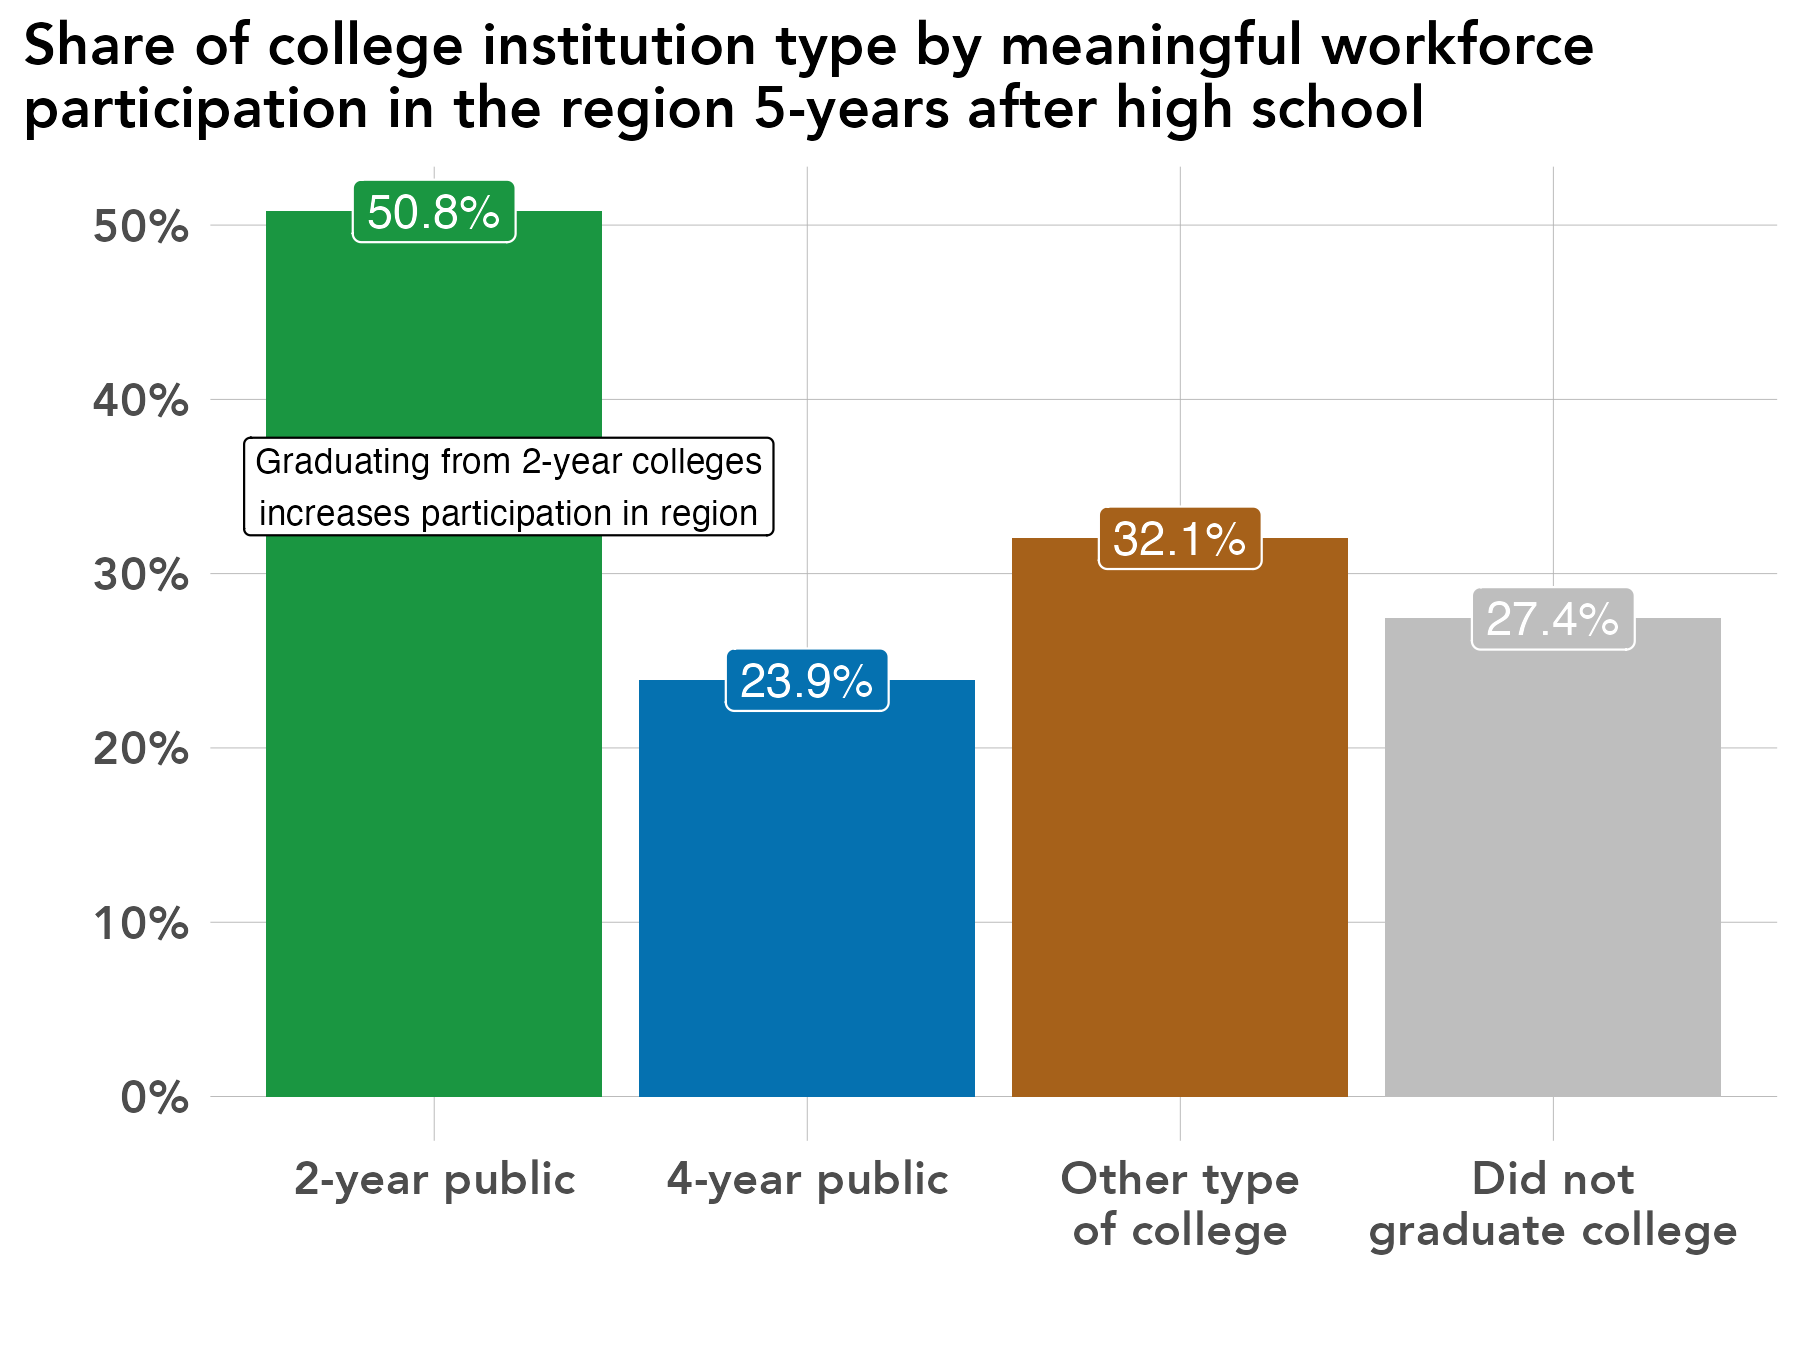

Generate this figure with R:
# library -----------------------------------------------------------------
library(tidyverse)
library(sf)
library(ggrepel)
library(scales)
library(ggiraph)
library(rmapshaper)
library(cowplot)
library(RColorBrewer)
library(readxl)
library(lubridate)
library(readxl)
library(systemfonts)
reset_font_cache()
library(ggtext)
library(janitor)
library(cowplot)


rm(list = ls())

# themes ------------------------------------------------------------------
theme_bar <- theme_bw() +
  theme(panel.grid.major = element_line(color = "grey70", size = 0.1),
        panel.grid.minor = element_blank(),
        axis.ticks = element_blank(),
        axis.text = element_text(face = "bold"),
        panel.border = element_blank(),
        legend.background = element_rect(fill = "transparent", color = "transparent"),
        legend.key = element_rect(fill = "transparent"),
        legend.key.size = unit(1, "lines"),
        legend.margin = margin(0,0,0,0),
        legend.title = element_blank(),
        legend.text = element_text(margin = margin(l = 2)),
        text = element_text(family = "Avenir") ,
        plot.title.position = "plot",
        plot.title = element_text(face = "bold"))

theme_line <- theme_bw() +
  theme(legend.background = element_rect(fill = "transparent", color = "transparent"),
        legend.key = element_rect(fill = "transparent"),
        legend.text = element_text(margin = margin(l = 2)),
        panel.grid.minor = element_blank(),
        panel.grid.major = element_line(color = "grey70", size = 0.1),
        axis.ticks = element_blank(),
        axis.text = element_text(face = "bold"),
        panel.border = element_blank(),
        legend.margin = margin(0,0,0,0),
        legend.key.size = unit(1, "lines"),
        text = element_text(family = "Avenir") ,
        plot.title.position = "plot",
        plot.title = element_text(face = "bold"))


theme_sf <- theme_bw() +
  theme(axis.text.x=element_blank(),
        axis.text.y=element_blank(),
        axis.ticks=element_blank(),
        panel.background = element_blank(),
        panel.grid.major = element_line(color = "white"),
        panel.border = element_blank(),
        legend.title = element_blank(),
        legend.text = element_text(margin = margin(l = 2)),
        legend.margin = margin(0,0,0,0),
        legend.key.size = unit(1, "lines"),
        text = element_text(family = "Avenir") ,
        plot.title.position = "plot",
        plot.title = element_text(face = "bold"))

regions <- read_csv("/Users/kellyasche/Library/CloudStorage/GoogleDrive-kasche@ruralmn.org/My Drive/Data Prep/R Projects/Join docs/county_regions.csv") %>%
  select(5,6) %>%
  unique() %>%
  mutate(edr = str_replace(edr, "  ", " "),
         planning.region = str_replace(planning.region, " Minnesota", ""),
         planning.region = fct_relevel(planning.region, "Northwest", "Northeast", "Central", "Seven County Mpls-St Paul", "Southwest", "Southeast"),
         edr = fct_relevel(edr, "EDR 1 - Northwest", "EDR 2 - Headwaters", "EDR 3 - Arrowhead", "EDR 4 - West Central", "EDR 5 - North Central", "EDR 6E- Southwest Central", "EDR 6W- Upper Minnesota Valley", "EDR 7E- East Central", "EDR 7W- Central", "EDR 8 - Southwest", "EDR 9 - South Central", "EDR 10 - Southeast", "EDR 11 - 7 County Twin Cities", "Minnesota"))

counties.regions <- read_csv("/Users/kellyasche/Library/CloudStorage/GoogleDrive-kasche@ruralmn.org/My Drive/Data Prep/R Projects/Join docs/county_regions.csv") %>%
  mutate(countyfp = formatC(countyfp, width = 3, flag = "0"),
         Name = str_to_title(Name),
         Name = str_replace(Name, "Q", "q"),
         Name = str_replace(Name, "Of The", "of the"),
         Name = str_replace(Name, "Mcleod", "McLeod"),
         Dem_Desc = ifelse(Name == "Minnesota", "Minnesota", Dem_Desc) ,
         edr = str_replace(edr, "  ", " "),
         planning.region = str_replace(planning.region, " Minnesota", ""),
         planning.region = fct_relevel(planning.region, "Northwest", "Northeast", "Central", "Seven County Mpls-St Paul", "Southwest", "Southeast"),
         edr = fct_relevel(edr, "EDR 1 - Northwest", "EDR 2 - Headwaters", "EDR 3 - Arrowhead", "EDR 4 - West Central", "EDR 5 - North Central", "EDR 6E- Southwest Central", "EDR 6W- Upper Minnesota Valley", "EDR 7E- East Central", "EDR 7W- Central", "EDR 8 - Southwest", "EDR 9 - South Central", "EDR 10 - Southeast", "EDR 11 - 7 County Twin Cities", "Minnesota"))

color.ruca <- c("Entirely rural" = "#009933", "Town/rural mix" = "#99CC33", "Urban/town/rural mix" = "#CC9966", "Entirely urban" = "#754C29", "Minnesota" = "black")

color.pr <- c("Northwest" = "#4575b4","Northeast" = "grey", "Central" = "#fee090", "Seven County Mpls-St Paul" = "#d73027", "Southwest" = "#91bfdb", "Southeast" = "#fc8d59", "Minnesota" = "black")

color.edr <- c("EDR 1 - Northwest" = "#b3cde3", "EDR 2 - Headwaters" = "#8c96c6", "EDR 3 - Arrowhead" = "#fe9929", "EDR 4 - West Central" = "#8856a7", "EDR 5 - North Central" = "#810f7c", "EDR 6E- Southwest Central" = "#e5f5f9", "EDR 6W- Upper Minnesota Valley" = "#bdc9e1", "EDR 7E- East Central" = "#99d8c9", "EDR 7W- Central" = "#2ca25f", "EDR 8 - Southwest" = "#74a9cf", "EDR 9 - South Central" = "#0570b0", "EDR 10 - Southeast" = "#d7301f", "EDR 11 - 7 County Twin Cities" = "#d8b365", "Minnesota" = "black")

color.pr.edr <- c ("Northwest" = "#4575b4","Northeast" = "#e0f3f8", "Central" = "#fee090", "Seven County Mpls-St Paul" = "#d73027", "Southwest" = "#91bfdb", "Southeast" = "#fc8d59", "Minnesota" = "black", "EDR 1 - Northwest" = "#b3cde3", "EDR 2 - Headwaters" = "#8c96c6", "EDR 3 - Arrowhead" = "#fe9929", "EDR 4 - West Central" = "#8856a7", "EDR 5 - North Central" = "#810f7c", "EDR 6E- Southwest Central" = "#e5f5f9", "EDR 6W- Upper Minnesota Valley" = "#bdc9e1", "EDR 7E- East Central" = "#99d8c9", "EDR 7W- Central" = "#2ca25f", "EDR 8 - Southwest" = "#74a9cf", "EDR 9 - South Central" = "#0570b0", "EDR 10 - Southeast" = "#d7301f", "EDR 11 - 7 County Twin Cities" = "#d8b365")

color.six <- c("#009933", "#4575b4", "grey", "#fee090", "#fc8d59", "#d73027")

mn_counties <- st_read("/Users/kellyasche/Library/CloudStorage/GoogleDrive-kasche@ruralmn.org/My Drive/Data Prep/R Projects/Shapefiles/County shapefiles/MNCounties_MNDOT.shp", quiet = TRUE) %>%
  ms_simplify(keep = .01, keep_shapes = TRUE) %>%
  rename("countyfp" = "FIPS_CODE")

counties.regions.1 <- counties.regions %>%
  mutate(statefp = "27",
         project.pr = ifelse(edr %in% c("EDR 1 - Northwest", "EDR 2 - Headwaters", "EDR 4 - West Central"), "Northwest",
                             ifelse(edr == "EDR 3 - Arrowhead", "Northeast",
                                    ifelse(edr %in% c("EDR 5 - North Central", "EDR 7E- East Central", "EDR 7W- Central"), "Central",
                                           ifelse(edr %in% c("EDR 6E- Southwest Central", "EDR 6W- Upper Minnesota Valley", "EDR 8 - Southwest"), "Southwest",
                                                  ifelse(edr %in% c("EDR 9 - South Central", "EDR 10 - Southeast"), "Southern", as.character(planning.region)))))),
         project.pr = fct_relevel(project.pr, "Northwest", "Northeast", "Central", "Seven County Mpls-St Paul", "Southwest", "Southern"))

# Prep data ---------------------------------------------------------------

original <- read_csv("Data/SLEDS/Masters/Master-report-dataset.csv") 

names(original)

data <- original %>%
  select(grad.year.5, ps.grad.InstitutionSector) %>%
  filter(grad.year.5 != "After 2023") %>%
  filter(grad.year.5 != "Attending ps") %>%
  filter(!ps.grad.InstitutionSector %in% c("Attending ps")) %>%
  mutate(ps.grad.InstitutionSector = ifelse(ps.grad.InstitutionSector %in% c("Did not grad", "Never attended ps"), "Did not graduate college", ps.grad.InstitutionSector),
         ps.grad.InstitutionSector = ifelse(ps.grad.InstitutionSector == "1", "4-year public",
                                            ifelse(ps.grad.InstitutionSector == "4", "2-year public",
                                                   ifelse(ps.grad.InstitutionSector == "11", "Other type of college", ps.grad.InstitutionSector)))) %>%
  group_by(ps.grad.InstitutionSector, grad.year.5) %>%
  summarize(n = n()) %>%
  ungroup() %>%
  group_by(ps.grad.InstitutionSector) %>%
  mutate(pct = n / sum(n)) %>%
  ungroup()  %>%
  mutate(grad.year.5 = str_replace(grad.year.5, "No MN emp record, not attending ps", "No MN emp record"),
         grad.year.5 = str_replace(grad.year.5, "Not meaningful, not attending ps", "Not meaningful"),
         grad.year.5 = fct_relevel(grad.year.5, "Meaningful WF - Northeast", "Meaningful WF - MN", "Not meaningful", "No MN emp record"),
         ps.grad.InstitutionSector = fct_relevel(ps.grad.InstitutionSector, "2-year public", "4-year public", "Other type of college", "Did not graduate college"))

levels(data$ps.grad.InstitutionSector)
# Create chart ------------------------------------------------------------
ggplot(data = filter(data, grad.year.5 == "Meaningful WF - Northeast"), aes(ps.grad.InstitutionSector, pct, fill = ps.grad.InstitutionSector)) +
  geom_col(position = "dodge") +
  geom_label(aes(label = percent(pct, accuracy = .1)), show.legend = FALSE, position = position_dodge(width = .9), color = "white", size = 4) +
  annotate(geom = "label",
           x = 1.2,
           y = .35,
           label = "Graduating from 2-year colleges\nincreases participation in region",
           size = 3) +
  labs(x="", y = "", title = "Share of college institution type by meaningful workforce\nparticipation in the region 5-years after high school")+
  scale_y_continuous(labels=scales::percent) +
  scale_x_discrete(labels = c("2-year public" = "2-year public", "4-year public" = "4-year public", "Other type of college" = "Other type\nof college", "Did not graduate college" = "Did not\ngraduate college")) +
  scale_fill_manual(values = c("#1a9641", "#0571b0", "#a6611a", "grey")) +
  theme_bar+
  theme(legend.position = "none",
        text = element_text(size = 14),
        plot.title = element_text(size = 14))


ggsave(filename = "Charts/Paper report/ps-grad-type-regional-wf.pdf", device = cairo_pdf, dpi = "print", width = 6, height = 4.5)

ggsave(filename = "Charts/Paper report/ps-grad-type-regional-wf.png", dpi = "print", width = 6, height = 4.5)
